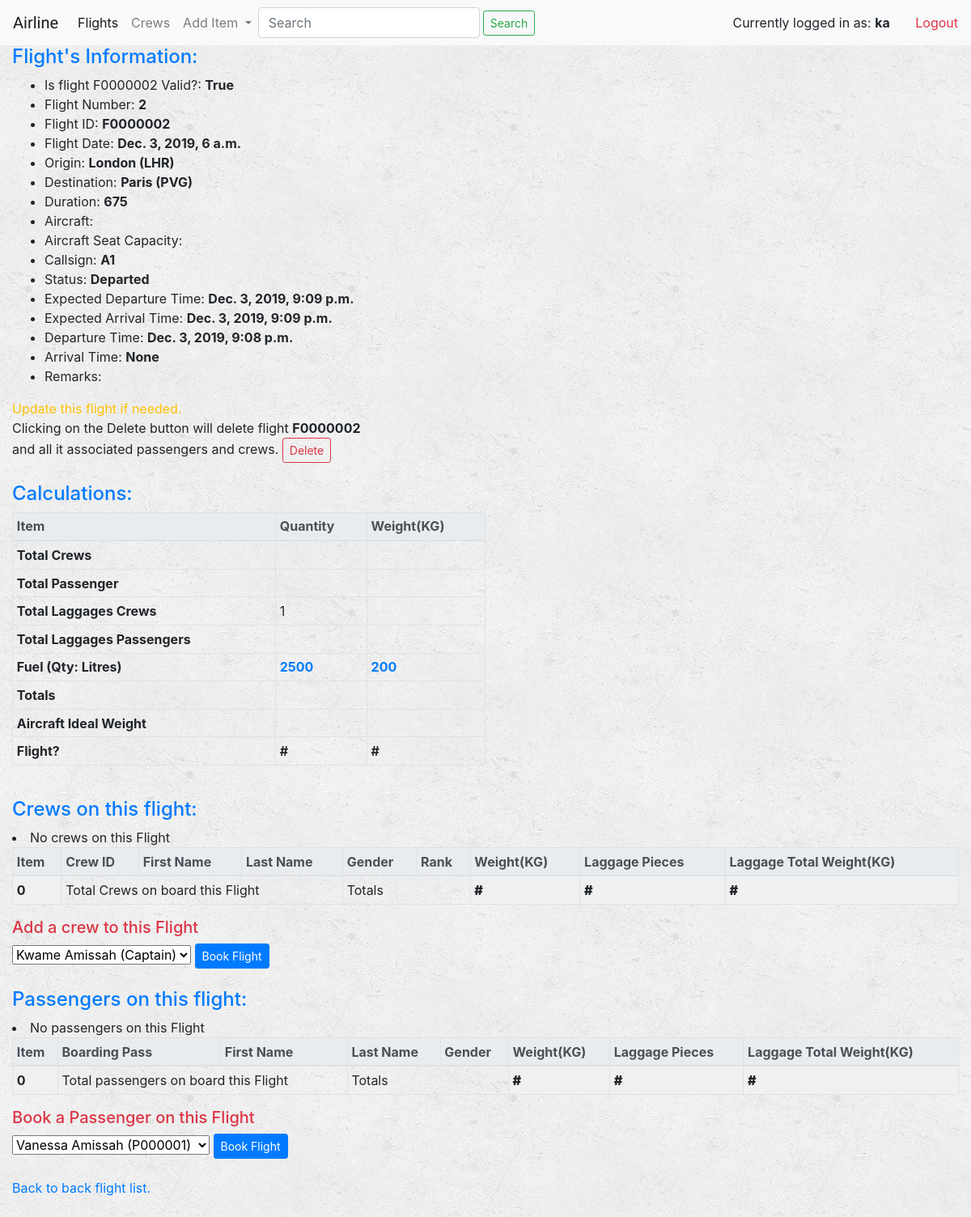
The app's page /flight_2/detail/ (signed in) with its own data.
### flights/models.py (models this page shows, shortened)
class Flight(models.Model):
    user = models.ForeignKey(User, default=1, on_delete=models.CASCADE, related_name="user")
    flightID = models.CharField(max_length=64)
    callsign = models.ForeignKey(Callsign, on_delete=models.CASCADE, related_name="flightcallsign")
    origin = models.ForeignKey(Airport, on_delete=models.CASCADE, related_name="departures")
    destination = models.ForeignKey(Airport, on_delete=models.CASCADE, related_name="arrivals")
    aircraft = models.ManyToManyField(Aircraft, related_name="flightaircraft")
    duration = models.IntegerField()
    fuelQty = models.CharField(max_length=64)
    fuelWeight = models.CharField(max_length=64)
    status = models.ForeignKey(Status, on_delete=models.CASCADE, related_name="flightstatus")
    date =  models.DateTimeField(auto_now_add=False)
    eDepartureTime =  models.DateTimeField(auto_now_add=False, null=True, blank=True)
    eArrivalTime =  models.DateTimeField(auto_now_add=False, null=True, blank=True)
    departureTime =  models.DateTimeField(auto_now_add=False, null=True, blank=True)
    arrivalTime =  models.DateTimeField(auto_now_add=False, null=True, blank=True)
    remarks = models.TextField(null=True, blank=True)
    timeCreated = models.DateTimeField(auto_now_add=True)
    timeUpdated = models.DateTimeField(auto_now=True)
    def is_valid_flight(self):
        return (self.origin != self.destination) and (self.duration >= 0)

class Airport(models.Model):
    airportID = models.CharField(max_length=64, null=True, blank=True)
    name = models.CharField(max_length=164, null=True, blank=True)
    code = models.CharField(max_length=3)
    city = models.CharField(max_length=64)
    timeCreated = models.DateTimeField(auto_now_add=True)
    timeUpdated = models.DateTimeField(auto_now=True)
    def __str__(self):
        return f"{self.city} ({self.code})"

class Callsign(models.Model):
    unit = models.ForeignKey(Unit, on_delete=models.CASCADE, related_name="unitcallsign")
    aircraft = models.ForeignKey(Aircraft, on_delete=models.CASCADE, related_name="aircraftcallsign")
    designation = models.CharField(max_length=64)
    timeCreated = models.DateTimeField(auto_now_add=True)
    timeUpdated = models.DateTimeField(auto_now=True)
    def __str__(self):
        return f"{self.designation}"

class Status(models.Model):
    name = models.CharField(max_length=64)
    timeCreated = models.DateTimeField(auto_now_add=True)
    timeUpdated = models.DateTimeField(auto_now=True)
    def __str__(self):
        return f"{self.name}"

### flights/views.py (the view)
# urls.py: path('flight_<int:flight_id>/detail/', views.flight_detail_view, name='flightDetail'),
def flight_detail_view(request, flight_id):
    if not request.user.is_authenticated:
        return render(request, 'flights/accounts/login.html')
    try:
        flight = Flight.objects.get(pk=flight_id)
    except Flight.DoesNotExist:
        raise Http404("Flight does not exist")
    flight_passengers = flight.passengers.all()
    flight_crews = flight.crews.all()
    context = {
        "flight": flight,
        "crews_on_flight": flight.crews.all(),
        "non_crews": Crew.objects.exclude(flights=flight).all(),
        "passengers_on_flight": flight.passengers.all(),
        "non_passengers": Passenger.objects.exclude(flights=flight).all(),
        'flight_passengers': len(flight_passengers),
        'flight_crews': len(flight_crews),
    }
    return render(request, "flights/flight_detail.html", context)

### flights/models.py (called while the page is built)
    def __str__(self):
        return f"{self.name}"

    def __str__(self):
        return f"{self.firstName} {self.lastName} ({self.boardingPass})"

    def __str__(self):
        return f"{self.firstName} {self.lastName} ({self.rank})"

### flights/templates/flights/flight_detail.html (shortened to what this page needs)
{% extends "flights/base.html" %}
{% block body %}
<div class="container-fluid">
    <h4 class="text-primary">Flight's Information:</h4>
    <div>
        <ul>
            <li>Is flight {{ flight.flightID }} Valid?: <strong>{{ flight.is_valid_flight }}</strong></li>
            <li>Flight Number: <strong>{{ flight.id }}</strong></li>
            <li>Flight ID: <strong>{{ flight.flightID }}</strong></li>
            <li>Flight Date: <strong>{{ flight.date }}</strong></li>
            <li>Origin: <strong>{{ flight.origin }}</strong></li>
            <li>Destination: <strong>{{ flight.destination }}</strong></li>
            <li>Duration: <strong>{{ flight.duration }}</strong></li>
            <li>Aircraft: <a href=""><strong>{{ aircraft }}</strong></a></li>
            <li>Aircraft Seat Capacity: <a href=""><strong>{{ flight.seatCapacity }}</strong></li></a>
            <li>Callsign: <strong>{{ flight.callsign }}</strong></li>
            <li>Status: <strong>{{ flight.status }}</strong></li>
            <li>Expected Departure Time: <strong>{{ flight.eDepartureTime }}</strong></li>
            <li>Expected Arrival Time: <strong>{{ flight.eArrivalTime }}</strong></li>
            <li>Departure Time: <strong>{{ flight.departureTime }}</strong></li>
            <li>Arrival Time: <strong>{{ flight.arrivalTime }}</strong></li>
            <li>Remarks: <strong>{{ flight.remarks }}</strong></li>
        </ul>
        <div>
            <a class="text-warning" href="{% url 'flights:flightUpdate' flight.id %}">Update this flight if needed.</a>
        </div>
        <div>
            <form action="{% url 'flights:flightDelete' flight.id %}" method="post" style="display: inline;">
                Clicking on the Delete button will delete flight <strong>{{ flight.flightID }}</strong><br> and all it associated passengers and crews.
                <button type="submit" class="btn btn-outline-danger btn-sm">
                <span class="">Delete</span>
                </button>
            </form>
        </div>
    </div>
    <br>
    <div id="cal" class="table-responsive-sm" style="padding-right: 50%;">
        <h4 class="text-primary">Calculations:</h4>
        <table class="table table-bordered table-sm">
            <thead class="thead-light">
                <tr>
                    <th scope="col">Item</th>
                    <th scope="col">Quantity</th>
                    <th scope="col">Weight(KG)</th>
                </tr>
            </thead>
            <tbody>
                <tr>
                    <th scope="row">Total Crews</th>
                    <td><a href=""></a></td>
                    <td><a href=""></a></td>
                </tr>
                <tr>
                    <th scope="row">Total Passenger</th>
                    <td><a href=""></a></td>
                    <td><a href=""></a></td>
                </tr>
                <tr>
                    <th scope="row">Total Laggages Crews</th>
                    <td><a href=""></a>1</td>
                    <td><a href=""></a></td>
                </tr>
                <tr>
                    <th scope="row">Total Laggages Passengers</th>
                    <td><a href=""></a></td>
                    <td><a href=""></a></td>
                </tr>
                <tr>
                    <th scope="row">Fuel (Qty: Litres)</th>
                    <td><a href=""><strong>{{ flight.fuelQty }}</strong></a></td>
                    <td><a href=""><strong>{{ flight.fuelWeight }}</strong></a></td>
                </tr>
                <tr>
                    <th scope="row">Totals</th>
                    <td><a href=""></a></td>
                    <td><a href=""></a></td>
                </tr>
                <tr>
                    <th scope="row">Aircraft Ideal Weight</th>
                    <td><a href=""></a></td>
                    <td><a href=""></a></td>
                </tr>
            </tbody>
            <tfoot>
                <tr>
                    <td colspan="1"><strong>Flight?</strong></td>
                    <td colspan="1"><strong>#</strong></td>
                    <td colspan="1"><strong>#</strong></td>
                </tr>
            </tfoot>
        </table>
    </div>
    <br>
    <div id="crew" class="table-responsive-sm">
        <h4 class="text-primary">Crews on this flight:</h4>
        <table class="table table-bordered table-sm">
            <thead class="thead-light">
                <tr>
                    <th scope="col">Item</th>
                    <th scope="col">Crew ID</th>
                    <th scope="col">First Name</th>
                    <th scope="col">Last Name</th>
                    <th scope="col">Gender</th>
                    <th scope="col">Rank</th>
                    <th scope="col">Weight(KG)</th>
                    <th scope="col">Laggage Pieces</th>
                    <th scope="col">Laggage Total Weight(KG)</th>
                </tr>
            </thead>
            <tbody>
                {% for crew in crews_on_flight %}
                    <tr>
                        <td><a href="{% url 'flights:crewDetail' crew.id %}">{{ crew.id }}</a></td>
                        <td><a href="{% url 'flights:crewDetail' crew.id %}">{{ crew.crewID }}</a></td>
                        <td>{{ crew.firstName }}</td>
                        <td>{{ crew.lastName }}</td>
                        <td>{{ crew.gender }}</td>
                        <td>{{ crew.rank }}</td>
                        <td>{{ crew.weight }}</td>
                        <td>{{ crew.laggagePieces }}</td>
                        <td>{{ crew.laggageTotalWeight }}</td>
                    </tr>
                        {% empty %}
                        <li>No crews on this Flight</li>
                {% endfor %}
            </tbody>
            <tfoot>
                <tr>
                    <th scope="row">{{ flight_crews }}</th>
                    <td colspan="3">Total Crews on board this Flight</td>
                    <td colspan="2">Totals</td>
                    <th scope="row"><strong>#</strong></td>
                    <th scope="row"><strong>#</strong></td>
                    <th scope="row"><strong>#</strong></td>
                </tr>
            </tfoot>
        </table>
    </div>
    <div id="crew-booking">
        {% if non_crews %}
        <h5 class="text-danger">Add a crew to this Flight</h5>
        <form action="{% url 'flights:bookCrew' flight.id %}" method="post">
            <select name="crew">
                {% for crew in non_crews %}
                    <option value="{{ crew.id }}">{{ crew }}</option>
                {% endfor %}
            </select>
            <input type="submit" class="btn btn-primary btn-sm" value="Book Flight" />
        </form>
    {% else %}
        <div>No crews to add.</div>
    {% endif %}
    </div>
    <br>
    <div id="passenger" class="table-responsive-sm">
        <h4 class="text-primary">Passengers on this flight:</h4>
        <table class="table table-bordered table-sm">
            <thead class="thead-light">
                <tr>
                    <th scope="col">Item</th>
                    <th scope="col">Boarding Pass</th>
                    <th scope="col">First Name</th>
                    <th scope="col">Last Name</th>
                    <th scope="col">Gender</th>
                    <th scope="col">Weight(KG)</th>
                    <th scope="col">Laggage Pieces</th>
                    <th scope="col">Laggage Total Weight(KG)</th>
                </tr>
            </thead>
            <tbody>
                {% for passenger in passengers_on_flight %}
                    <tr>
                        <td><a href="{% url 'flights:passengerDetail' passenger.id %}">{{ passenger.id }}</a></td>
                        <td><a href="{% url 'flights:passengerDetail' passenger.id %}">{{ passenger.boardingPass }}</a></td>
                        <td>{{ passenger.firstName }}</td>
                        <td>{{ passenger.lastName }}</td>
                        <td>{{ passenger.gender }}</td>
                        <td>{{ passenger.weight }}</td>
                        <td>{{ passenger.laggagePieces }}</td>
                        <td>{{ passenger.laggageTotalWeight }}</td>
                    </tr>
                        {% empty %}
                        <li>No passengers on this Flight</li>
                {% endfor %}
            </tbody>
            <tfoot>
                <tr>
                    <th scope="row">{{ flight_passengers }}</th>
                    <td colspan="2">Total passengers on board this Flight</td>
                    <td colspan="2">Totals</td>
                    <th scope="row"><strong>#</strong></td>
                    <th scope="row"><strong>#</strong></td>
                    <th scope="row"><strong>#</strong></td>
                </tr>
            </tfoot>
        </table>
    </div>
    <div id="passenger-booking">
        {% if non_passengers %}
        <h5 class="text-danger">Book a Passenger on this Flight</h5>
        <form action="{% url 'flights:book' flight.id %}" method="post">
            <select name="passenger">
                {% for passenger in non_passengers %}
                    <option value="{{ passenger.id }}">{{ passenger }}</option>
                {% endfor %}
            </select>
            <input type="submit" class="btn btn-primary btn-sm" value="Book Flight" />
        </form>
        {% else %}
            <div>No passengers to add.</div>
        {% endif %}
    </div>
    <br>
    <div><a href="{% url 'flights:flightList' %}">Back to back flight list.</a></div>
    <br>
</div>
{% endblock %}

### flights/templates/flights/base.html (shortened to what this page needs)
<!DOCTYPE html>
<html lang="en">
<head>
    {% load staticfiles %}
    <link rel="stylesheet" type="text/css" href="{% static 'flights/css/style.css' %}"/>
    <link rel="stylesheet" href="https://maxcdn.bootstrapcdn.com/bootstrap/4.3.1/css/bootstrap.min.css">
</head>
<body>
    <nav class="navbar navbar-expand-lg navbar-light bg-light">
        <div class="navbar-header">
            <a class="navbar-brand" href="{% url 'flights:index' %}">Airline</a>
        </div>
        <div class="collapse navbar-collapse" id="navbarSupportedContent">
            <ul class="nav navbar-nav">
                <li class="nav-item ">
                    <a class="nav-link active" href="{% url 'flights:flightList' %}">Flights<span class="sr-only">(current)</span></a>
                </li>
                <li class="nav-item">
                    <a class="nav-link" href="{% url 'flights:crewList' %}">Crews</a>
                </li>
                <li class="nav-item dropdown">
                    <a class="nav-link dropdown-toggle glyphicon-plus" href="#" id="navbarDropdownMenuLink" role="button" data-toggle="dropdown" aria-haspopup="true" aria-expanded="false">
                    Add Item
                    </a>
                </li>
            </ul>
            <form class="form-inline my-2 my-lg-0" action="">
                <input class="form-control mr-sm-1" type="search" name='q' placeholder="Search" aria-label="Search">
                <button class="btn btn-outline-success btn-sm" type="submit">Search</button>
            </form>
        </div>
        <div>
            <ul class="nav justify-content-end">
                <li class="nav-item">
                    Currently logged in as:
                    <strong>{{ user.username }}</strong>
                </li>
                <li class="nav-item">
                    <a href="{% url 'flights:logoutUser' %}">
                        &nbsp; &nbsp; &nbsp; &nbsp;<span class="text-danger">Logout</span>
                    </a>
                </li>
            </ul>
        </div>
    </nav>
{% block body %}{% endblock %}
</body>
</html>

### flights/static/flights/css/style.css (style rules this page uses)
body { background: white url("/../images/background.png"); }
.navbar { border-radius: 0; }
.navbar-brand { font-family: 'Satisfy', cursive; }
nav ul li { display: inline-block; }
nav li a { text-decoration: none; }
table { border-collapse: collapse }
table caption,tr,th,td { border: 1px solid #3498db; padding: 0; }
caption,thead th,tfoot th { background-color: #f0f0f0; //#D6EAF8 #D4E6F1 #e9f9ac }

### records on screen
Flight: flightID "F0000002", is_valid_flight "True", id "2", date "Dec. 3, 2019, 6 a.m.", origin "London (LHR)", destination "Paris (PVG)", duration "675", callsign "A1", status "Departed", eDepartureTime "Dec. 3, 2019, 9:09 p.m.", eArrivalTime "Dec. 3, 2019, 9:09 p.m.", departureTime "Dec. 3, 2019, 9:08 p.m.", arrivalTime "None", fuelQty "2500", fuelWeight "200"

### other values on screen
{{ user.username }} "ka"
{{ flight_crews }} "0"
{{ flight_passengers }} "0"
form field crew "Kwame Amissah (Captain)"
form field passenger "Vanessa Amissah (P000001)"
